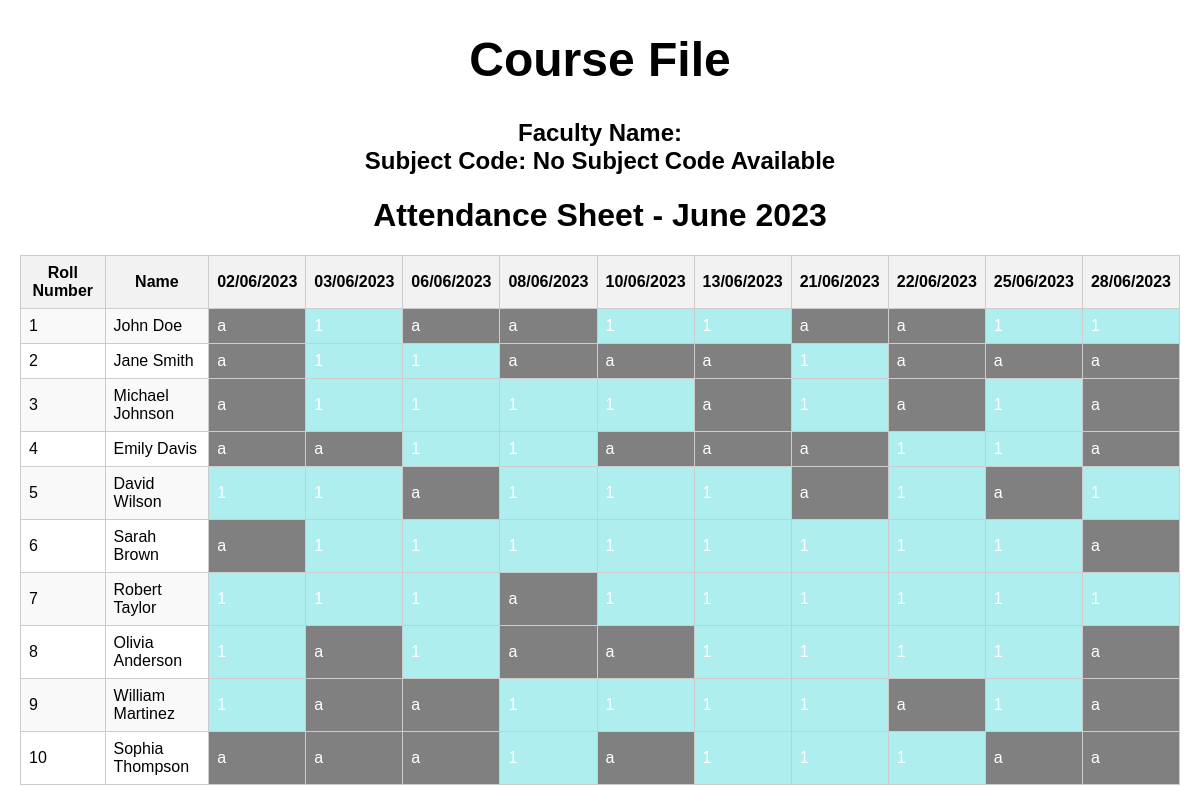
The app's page /course-file-pages/attendance.php with its own data.
### tables this page shows
CREATE TABLE `students` (
  `roll_no` int(11) NOT NULL,
  `name` varchar(255) DEFAULT NULL
);

### course-file-pages/attendance.php (the view, shortened to what this page needs)
<!DOCTYPE html>
<html>
<head>
    <link rel="stylesheet" href="../css/facu_prof.css" type="text/css">
</head>
<body>
    <?php
    $servername = "localhost:3306";
    $username = "root";
    $password = "root";
    $database = "project";
    if (isset($_GET['subject'])) {
        $subjectCode = $_GET['subject'];
    } else {
        $subjectCode = 'No Subject Code Available';
    }
    $current_user = $_SESSION['$current_user'];
    $conn = mysqli_connect($servername, $username, $password, $database);
    ?>
    <div class="fac_name">
        <h1>Course File</h1>
        Faculty Name: <?php echo $current_user; ?>
        <br>
        Subject Code: <?php echo $subjectCode; ?>
        <br>
    </div>
    <h1>Attendance Sheet - June 2023</h1>
    <?php
    $sql = "SELECT roll_no, name FROM students";
    $result = $conn->query($sql);
    if ($result->num_rows > 0) {
        echo "<table>";
        echo "<tr><th>Roll Number</th><th>Name</th>";
        $days = range(1, 30);
        shuffle($days);
        $workingDays = array_slice($days, 0, 10);
        for ($day = 1; $day <= 30; $day++) {
            if (in_array($day, $workingDays)) {
                $date = date("d/m/Y", mktime(0, 0, 0, 6, $day, 2023));
                echo "<th>$date</th>";
            }
        }
        echo "</tr>";
        while ($row = $result->fetch_assoc()) {
            $rollNumber = $row["roll_no"];
            $name = $row["name"];
            echo "<tr><td>$rollNumber</td><td>$name</td>";
            for ($day = 1; $day <= 30; $day++) {
                if (in_array($day, $workingDays)) {
                    $attendance = (rand(0, 1) == 1) ? '1' : 'a';
                    $class = ($attendance == '1') ? 'present' : 'absent';
                    echo "<td class='$class'>$attendance</td>";
                }
            }
            echo "</tr>";
        }
        echo "</table>";
    } else {
        echo "No students found.";
    }
    ?>
</body>
</html>

### css/facu_prof.css (style rules this page uses)
.fac_name { font-size: 24px; font-weight: bold; text-align: center; }
:root { --color1: #FE6B02; --color2: #f78f40; }

### course-file-pages/attendance.php (style rules this page uses)
body { font-family: Arial, sans-serif; margin: 20px; }
h1 { text-align: center; }
table { border-collapse: collapse; width: 100%; }
th, td { border: 1px solid #ccc; padding: 8px; }
th { background-color: #f2f2f2; }
tr:nth-child(even) { background-color: #f9f9f9; }
.present { background-color: paleturquoise; color: white; }
.absent { background-color: grey; color: white; }

### records on screen
students: roll_no "1", name "John Doe"
students: roll_no "2", name "Jane Smith"
students: roll_no "3", name "Michael Johnson"
students: roll_no "4", name "Emily Davis"
students: roll_no "5", name "David Wilson"
students: roll_no "6", name "Sarah Brown"
students: roll_no "7", name "Robert Taylor"
students: roll_no "8", name "Olivia Anderson"
students: roll_no "9", name "William Martinez"
students: roll_no "10", name "Sophia Thompson"

### other values on screen
$subjectCode "No Subject Code Available"
$date "02/06/2023"
$date "03/06/2023"
$date "06/06/2023"
$date "08/06/2023"
$date "10/06/2023"
$date "13/06/2023"
$date "21/06/2023"
$date "22/06/2023"
$date "25/06/2023"
$date "28/06/2023"
